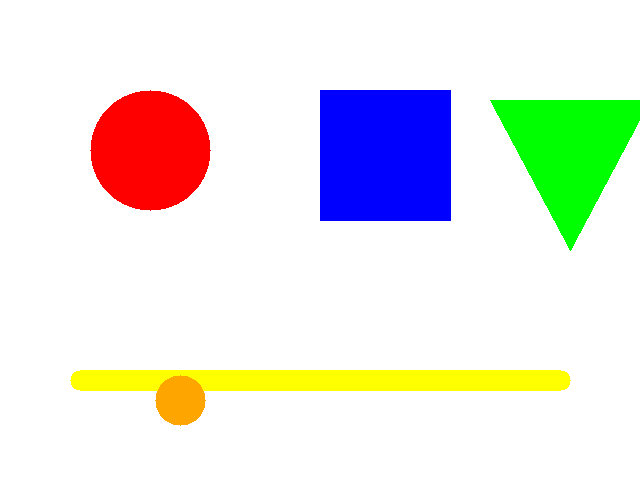
#> input picture T06_传统视觉/代码/images/demo_shapes.png, 640 x 480 px
$ python 12_geometric_transform.py
#> lines starting #> are read from the running program, lines starting #| are printed output that depends on the picture
### T06_传统视觉/代码/examples/util.py
# -*- coding: utf-8 -*-
"""
工具：中文路径安全的 imread / imwrite / 控制台输出
原因：
  1. OpenCV 的 cv2.imread / imwrite 在 Windows 上对含中文路径支持不好
     → 用 np.fromfile + cv2.imdecode 读，cv2.imencode + 文件写
  2. Python 在 Windows 控制台默认用 GBK 输出，现代终端(UTF-8)会乱码
     → 强制 stdout 用 UTF-8
"""
import os
import sys
import cv2
import numpy as np


def setup():
    """在脚本开头调用一次，让控制台中文不乱码"""
    try:
        sys.stdout.reconfigure(encoding="utf-8")
        sys.stderr.reconfigure(encoding="utf-8")
    except (AttributeError, ValueError):
        pass  # 非 UTF-8 终端或旧版本 Python 时静默跳过


def imread(path):
    """读取图片，支持中文路径"""
    img = cv2.imdecode(np.fromfile(path, dtype=np.uint8), cv2.IMREAD_COLOR)
#> img is the input picture: shape (480, 640, 3); mean B, G, R 225.8, 230.8, 230.7
    return img


# [19 lines left out: functions imwrite, show_image, not called in this run]


def arrange_windows(names=None, step=45, offset=24):
    """把多个窗口按斜线错开排列，避免叠在同一个位置（让人误以为"逐个出现"）。
    names：窗口名列表。若不传，则尝试从当前打开的所有窗口取（需支持的 cv2 版本）。
    在 cv2.imshow 全部调用之后、waitKey 之前调用，窗口就会一次错开显示出来。
    """
    if os.environ.get("HEADLESS") == "1":
        return
    if not names:
        # 尝试自动枚举（新版本 cv2 支持 windowNames）
        try:
            names = list(cv2.windowNames)
        except AttributeError:
            return  # 无法枚举则跳过
    for i, name in enumerate(names):
        try:
            cv2.moveWindow(name, offset + (i % 3) * step, offset + (i % 3) * step)
        except cv2.error:
            pass  # 窗口已关闭则跳过


def finish(names=None):
    """一次弹所有窗口（已由 imshow 弹出）→ 错开排列 → 按任意键全部关闭。
    names：窗口名列表，用于把多窗口错开排列避免重叠。
    HEADLESS=1 时跳过，用于批量/无头测试。
    """
    arrange_windows(names)
    if os.environ.get("HEADLESS") != "1":
        cv2.waitKey(0)
    cv2.destroyAllWindows()

### T06_传统视觉/代码/examples/12_geometric_transform.py
# -*- coding: utf-8 -*-
"""
进阶例程 12：图像几何变换（缩放/平移/旋转/仿射/翻转）
========================================
目标：掌握改变"图像位置/大小/角度"的各种操作
  - 缩放 resize、平移、旋转、仿射（三点映射）、翻转

怎么运行：
    python examples/12_geometric_transform.py        # 弹 6 个窗口对比

看什么：
    demo_shapes.png 的每种变换效果，重点看"平移/旋转"方向对不对。

学习重点：
    - warpAffine 靠"变换矩阵 M"驱动，先理解 M 是什么
    - 仿射变换用 3 个点对，可做倾斜矫正
    - 应用：训练数据扩增（把图转一转、翻一翻，模型更抗变化）
"""
import os
import cv2
import numpy as np
from util import setup, imread, finish

setup()  # 让控制台中文不乱码

IMG = os.path.join(os.path.dirname(__file__), "..", "images", "demo_shapes.png")
img = imread(IMG)
h, w = img.shape[:2]  # 取原图的高 h、宽 w
#> h = 480; w = 640

# 1. 缩放：cv2.resize(图, (目标宽, 目标高))
resized = cv2.resize(img, (w // 2, h // 2))  # 目标尺寸=宽高各一半

# 2. 平移：变换矩阵 M 里 tx=向右50, ty=向下30
#    M = [[1,0,tx],[0,1,ty]] 意思是 x方向平移tx、y方向平移ty
M_trans = np.float32([[1, 0, 50], [0, 1, 30]])
translated = cv2.warpAffine(img, M_trans, (w, h))  # warpAffine(图, 矩阵M, 输出尺寸)
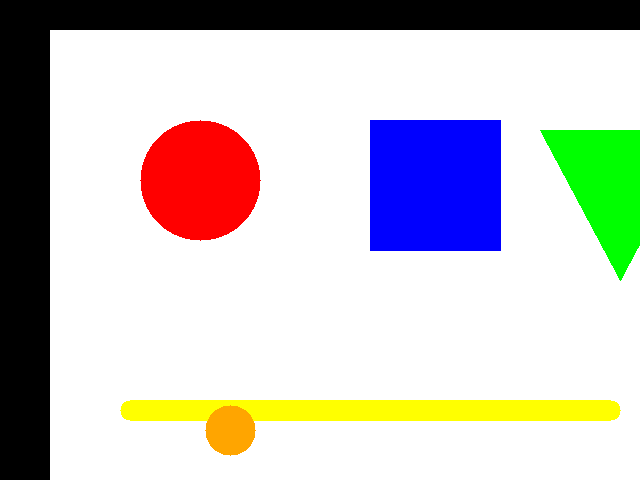
#> translated: shape (480, 640, 3); mean B, G, R 194, 196.2, 198.9

# 3. 旋转 45 度：cv2.getRotationMatrix2D(旋转中心, 角度, 缩放比例)
M_rot = cv2.getRotationMatrix2D((w // 2, h // 2), 45, 1.0)  # 绕中心转45°，比例1不变形
rotated = cv2.warpAffine(img, M_rot, (w, h))
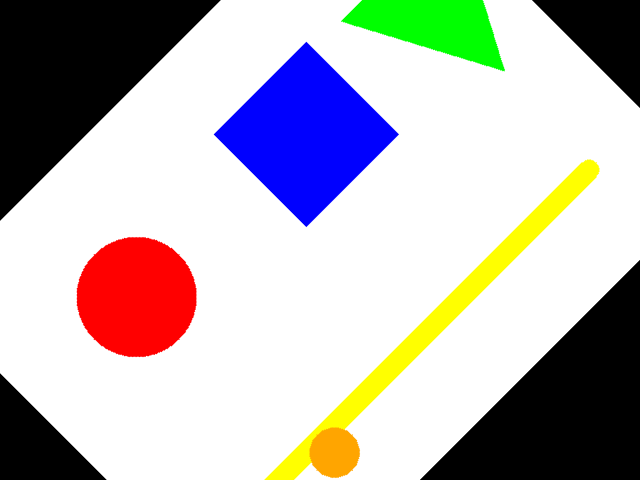
#> rotated: shape (480, 640, 3); mean B, G, R 181.2, 180.8, 185.3

# 4. 仿射变换：用 3 个"对应点对"算出变换矩阵（可矫正倾斜/透视）
pts_src = np.float32([[50, 50], [200, 50], [50, 200]])    # 原图的 3 个点
pts_dst = np.float32([[10, 100], [200, 50], [100, 250]])  # 变换后这 3 个点去哪
M_affine = cv2.getAffineTransform(pts_src, pts_dst)       # 由点对算出矩阵
affined = cv2.warpAffine(img, M_affine, (w, h))
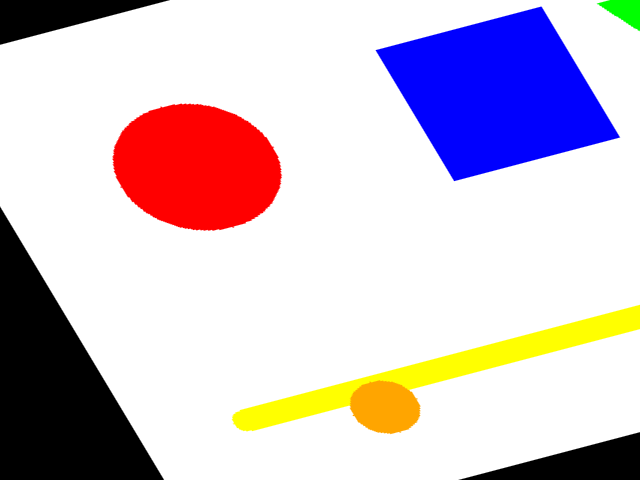
#> affined: shape (480, 640, 3); mean B, G, R 205.3, 194.1, 208.1

# 5. 翻转：cv2.flip(图, 方向)  1=水平, 0=垂直, -1=水平+垂直都翻
flip_h = cv2.flip(img, 1)
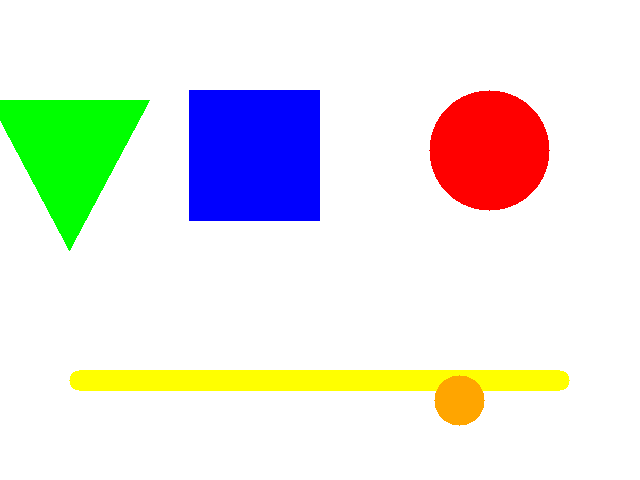
#> flip_h: shape (480, 640, 3); mean B, G, R 225.8, 230.8, 230.7

cv2.imshow("Original", img)
cv2.imshow("Resize (half)", resized)
cv2.imshow("Translate", translated)
cv2.imshow("Rotate 45deg", rotated)
cv2.imshow("Affine", affined)
cv2.imshow("Flip H", flip_h)
finish(["Original", "Resize (half)", "Translate", "Rotate 45deg", "Affine", "Flip H"])
